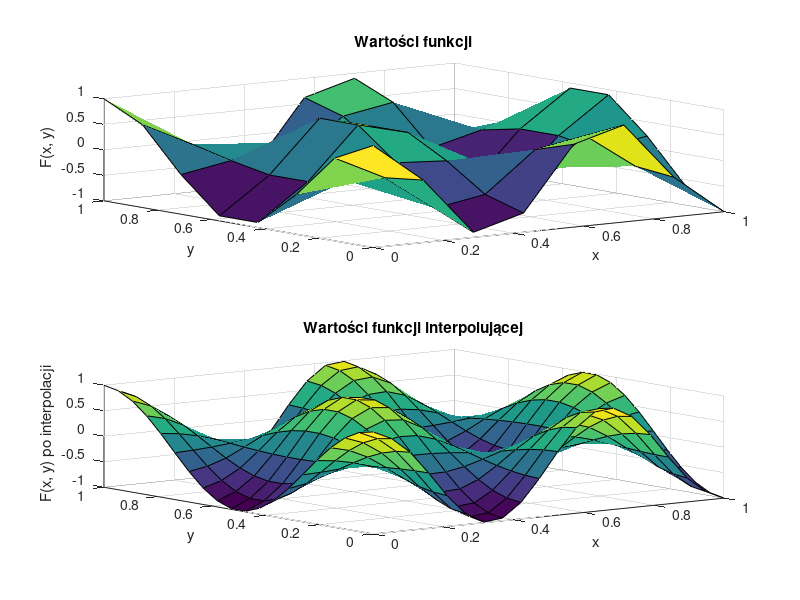

MATLAB code to generate this figure:
function [M,N,P,R,x_coarse,y_coarse,F_coarse,x_fine,y_fine,F_fine] = zadanie4()
P = 20; % liczba unikalnych współrzędnych x punktów dla których będzie obliczana interpolacja
R = 20; % liczba unikalnych współrzędnych y punktów dla których będzie obliczana interpolacja
M = 8; % liczba węzłów interpolacji wzdłuż osi X (stopień wielomianu zmiennej x: M-1)
N = 8; % liczba węzłów interpolacji wzdłuż osi Y (stopień wielomianu zmiennej y: N-1)

% Generowanie węzłów interpolacji na płaszczyźnie
x_coarse = linspace(0, 1, M);
y_coarse = linspace(0, 1, N);
[X_coarse, Y_coarse] = meshgrid(x_coarse, y_coarse); % siatka dwuwymiarowa dla równomiernie rozmieszczonych punktów

% Wyznaczenie wartości funkcji oryginalnej w węzłach
F_coarse = cos(3*pi*X_coarse) .* cos(2*pi*Y_coarse); % zadanie A: zmień definicję funkcji interpolowanej

MN = M*N;
xvec_coarse = reshape(X_coarse, MN, 1);
yvec_coarse = reshape(Y_coarse, MN, 1);
fvec_coarse = reshape(F_coarse, MN, 1);

% Macierz Vandermonde'a dla interpolacji 2d
V = zeros(M*N, M*N);
for i = 0:(M-1)
    for j = 0:(N-1)
        V(:, i*N + j + 1) = xvec_coarse.^i .* yvec_coarse.^j;
    end
end

% Współczynniki wielomianu interpolacyjnego
coeffs = V \ fvec_coarse;

% Obliczanie wartości funkcji interpolującej na gęstszej siatce
x_fine = linspace(0, 1, P);
y_fine = linspace(0, 1, R);
[X_fine, Y_fine] = meshgrid(x_fine, y_fine);


% zadanie B: zdefiniuj obliczenia wartości wielomianu interpolującego. Rezultat obliczeń zapisz w zmiennej F_fine.
F_fine = zeros(size(X_fine));

for i = 0:(M-1)
    for j = 0:(N-1)
        F_fine = F_fine + coeffs(i*N+j+1) * X_fine .^ i .* Y_fine .^ j;
    end
end

figure;
subplot(2, 1, 1);
surf(X_coarse, Y_coarse, F_coarse);
xlabel('x');
ylabel('y');
zlabel('F(x, y)');
title('Wartości funkcji');

subplot(2, 1, 2);
surf(X_fine, Y_fine, F_fine);
xlabel('x');
ylabel('y');
zlabel('F(x, y) po interpolacji');
title('Wartości funkcji interpolującej');

saveas(gcf, 'zadanie4.png');

end